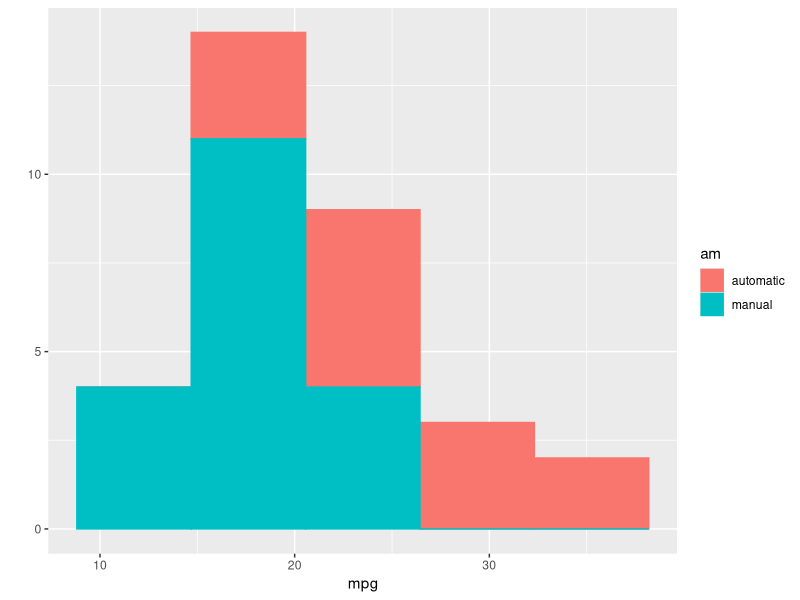
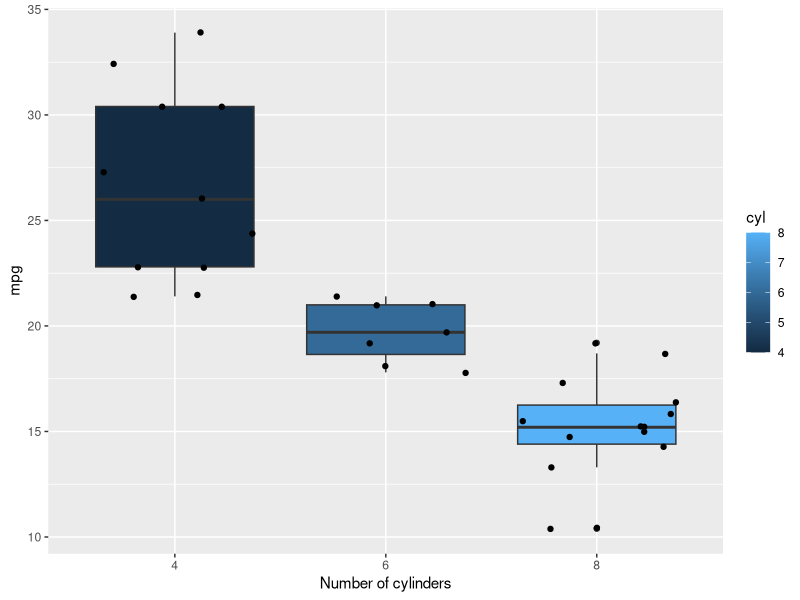
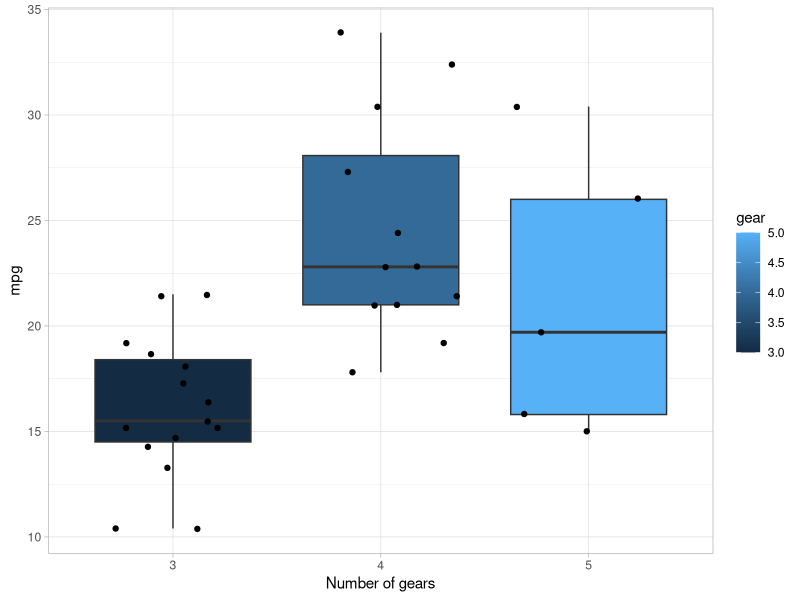
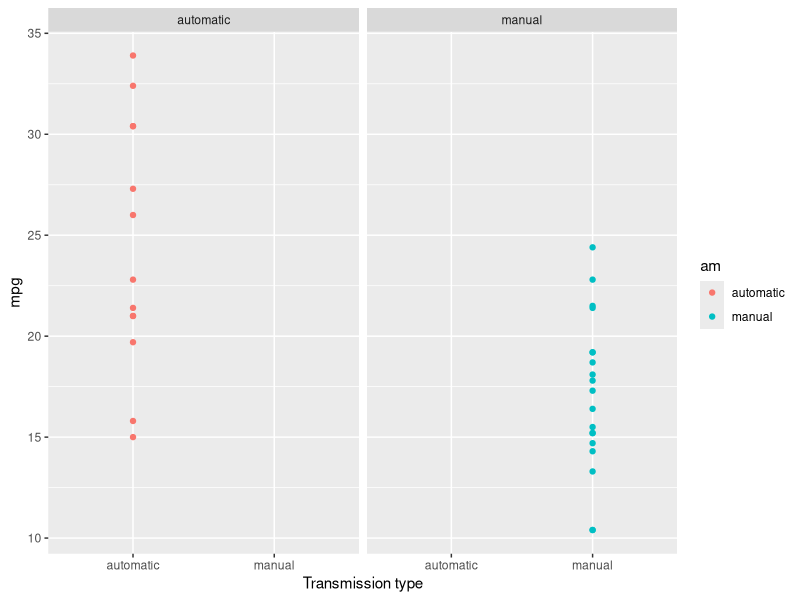
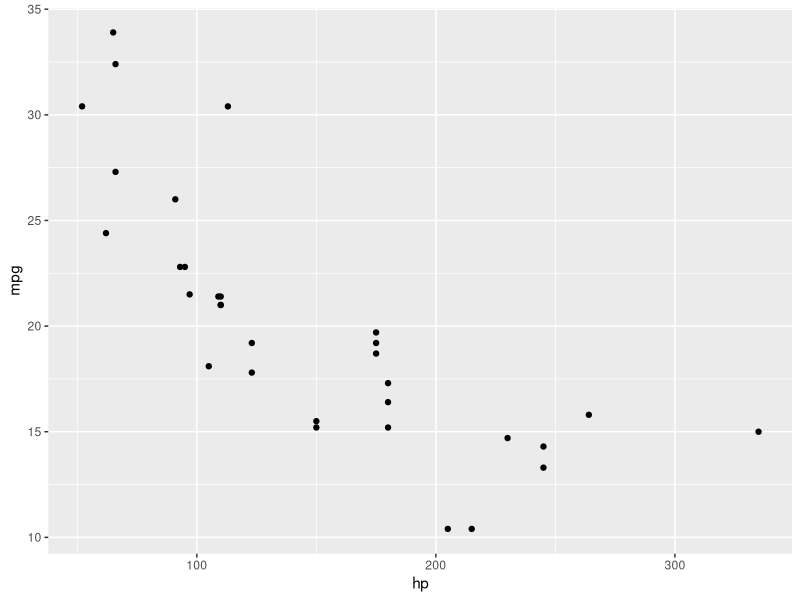
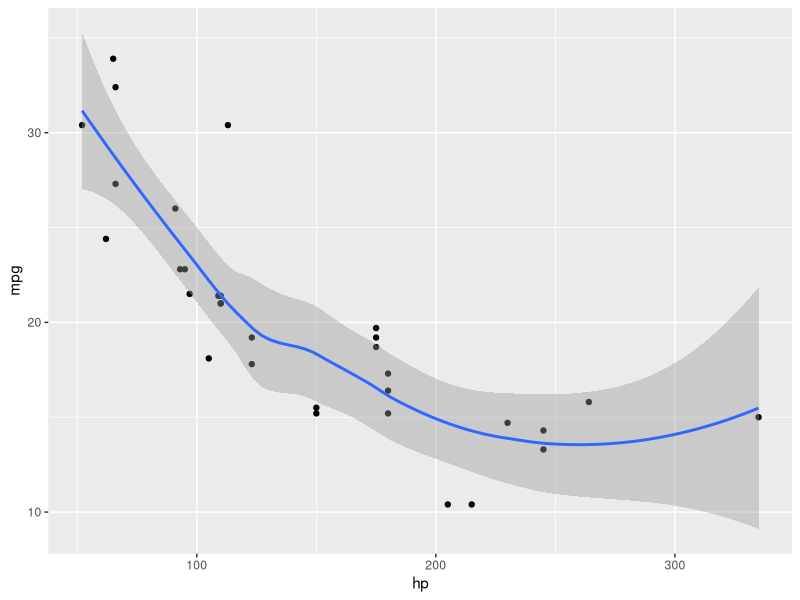
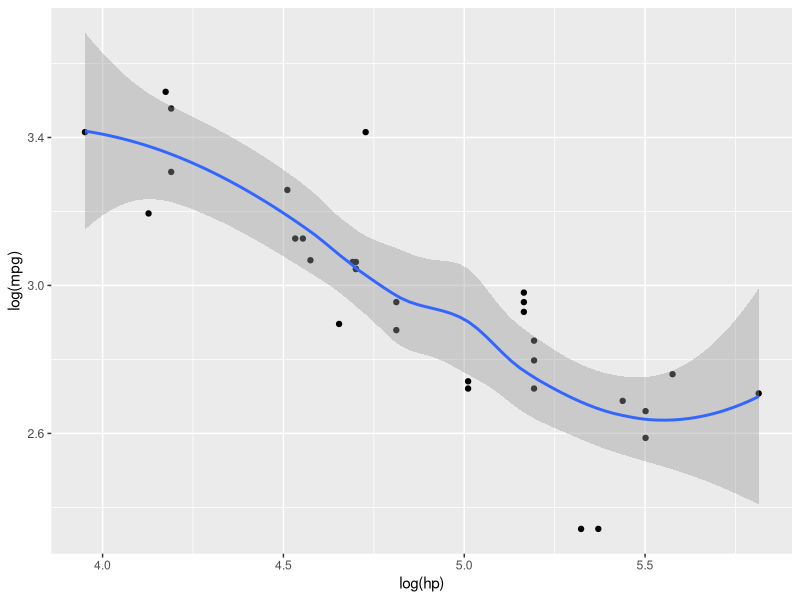
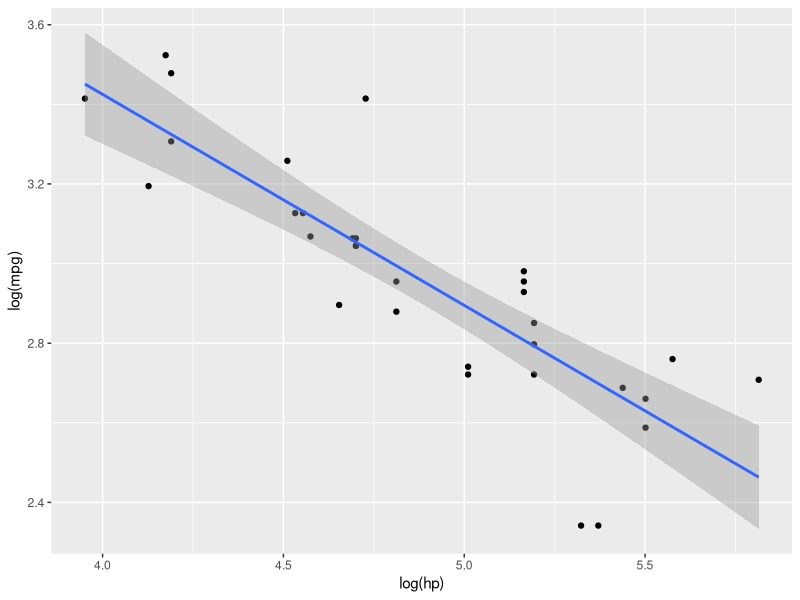

Recreate these plots in R, in order. (Note: this script raises an error after producing the figures.)
#HW9
library(grid)
library(ggplot2)
View(mtcars)

#Changing am to categorical values
mtcars[mtcars$am==1,"am"] <- "automatic"
mtcars[mtcars$am==0,"am"] <- "manual"
head(mtcars)


# 5 Histogram of mpg,color by transmission type (quite normal)
p1<-qplot(mpg, data=mtcars, geom="histogram", fill=am, bins=5, col=am)
p1
plot_5<-p1

# 6 Boxplots

p2<-qplot(as.factor(cyl), mpg, data = mtcars, geom = c("boxplot", "jitter"), xlab="Number of cylinders", fill=cyl,)
p3<-qplot(as.factor(gear), mpg, data = mtcars, geom = c("boxplot", "jitter"), xlab="Number of gears", fill=gear,)

p2 + theme_grey()
p3 + theme_light()

plot_6<-p2 + theme_grey()
plot_7<-p3 + theme_light()

#Relationship Whith mpg
p5<-qplot(am, mpg,data=mtcars, col=am, xlab="Transmission type")
p5 + facet_wrap(~am)
plot_8<-p5 + facet_wrap(~am)

#hp vs mpg
p6<-qplot(hp, mpg, data=mtcars)
p6
p6 + geom_smooth(method=loess)

#with log transformation,It looks closer to a lineal relationship
p7<-qplot(log(hp), log(mpg), data=mtcars)
p7 + geom_smooth(method=loess)

#Adjusting a linear model
p8<-qplot(log(hp), log(mpg), data=mtcars)
p8 + geom_smooth(method="lm")
p9<-p8 + geom_smooth(method="lm")

#Exploring relationship with transmission, with linear model, log transformation??
p9 +facet_wrap(~am)
p10<-p9 +facet_wrap(~am)
#lower intercept for manual
#pretty similar slopes

#Coloring by am
qplot(log(hp), log(mpg), data=mtcars, col=am)+ geom_smooth(method="lm")
plot_10<-qplot(log(hp), log(mpg), data=mtcars, col=am)+ geom_smooth(method="lm", se=FALSE)
plot_10

#17
p10 <- qplot(log(hp), log(mpg), data=mtcars)
p11<-p10 + geom_point(aes(color=as.factor(cyl))) + facet_grid(gear~am)
p12<-p11 + geom_smooth(method="lm", se=FALSE, col="black")
plot_11<-p12
plot_11

#Put plots in pdf files
pdf("NARANJO_Ex1.pdf")
plot_5
plot_6
plot_7
plot_8
plot_9
plot_10
plot_11
dev.off()






